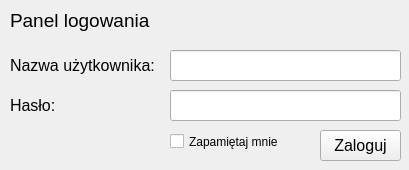
<?xml version="1.0" encoding="UTF-8"?>
<ui version="4.0">
 <class>Login_window</class>
 <widget class="QMainWindow" name="Login_window">
  <property name="geometry">
   <rect>
    <x>0</x>
    <y>0</y>
    <width>409</width>
    <height>170</height>
   </rect>
  </property>
  <property name="windowTitle">
   <string>Logowanie</string>
  </property>
  <widget class="QWidget" name="centralwidget">
   <widget class="QLabel" name="label">
    <property name="geometry">
     <rect>
      <x>10</x>
      <y>0</y>
      <width>211</width>
      <height>41</height>
     </rect>
    </property>
    <property name="font">
     <font>
      <pointsize>14</pointsize>
     </font>
    </property>
    <property name="text">
     <string>Panel logowania</string>
    </property>
   </widget>
   <widget class="QLabel" name="label_2">
    <property name="geometry">
     <rect>
      <x>10</x>
      <y>50</y>
      <width>151</width>
      <height>31</height>
     </rect>
    </property>
    <property name="font">
     <font>
      <pointsize>12</pointsize>
     </font>
    </property>
    <property name="text">
     <string>Nazwa użytkownika:</string>
    </property>
   </widget>
   <widget class="QLabel" name="label_3">
    <property name="geometry">
     <rect>
      <x>10</x>
      <y>90</y>
      <width>67</width>
      <height>31</height>
     </rect>
    </property>
    <property name="font">
     <font>
      <pointsize>12</pointsize>
     </font>
    </property>
    <property name="text">
     <string>Hasło:</string>
    </property>
   </widget>
   <widget class="QPushButton" name="button_login">
    <property name="geometry">
     <rect>
      <x>320</x>
      <y>130</y>
      <width>81</width>
      <height>31</height>
     </rect>
    </property>
    <property name="font">
     <font>
      <pointsize>12</pointsize>
     </font>
    </property>
    <property name="text">
     <string>Zaloguj</string>
    </property>
   </widget>
   <widget class="QLineEdit" name="lineEdit_username">
    <property name="geometry">
     <rect>
      <x>170</x>
      <y>50</y>
      <width>231</width>
      <height>31</height>
     </rect>
    </property>
    <property name="text">
     <string/>
    </property>
   </widget>
   <widget class="QLineEdit" name="lineEdit_password">
    <property name="geometry">
     <rect>
      <x>170</x>
      <y>90</y>
      <width>231</width>
      <height>31</height>
     </rect>
    </property>
    <property name="text">
     <string/>
    </property>
    <property name="echoMode">
     <enum>QLineEdit::Password</enum>
    </property>
   </widget>
   <widget class="QCheckBox" name="checkBox_remember">
    <property name="geometry">
     <rect>
      <x>170</x>
      <y>130</y>
      <width>141</width>
      <height>23</height>
     </rect>
    </property>
    <property name="text">
     <string>Zapamiętaj mnie</string>
    </property>
   </widget>
  </widget>
 </widget>
 <resources/>
 <connections/>
</ui>
